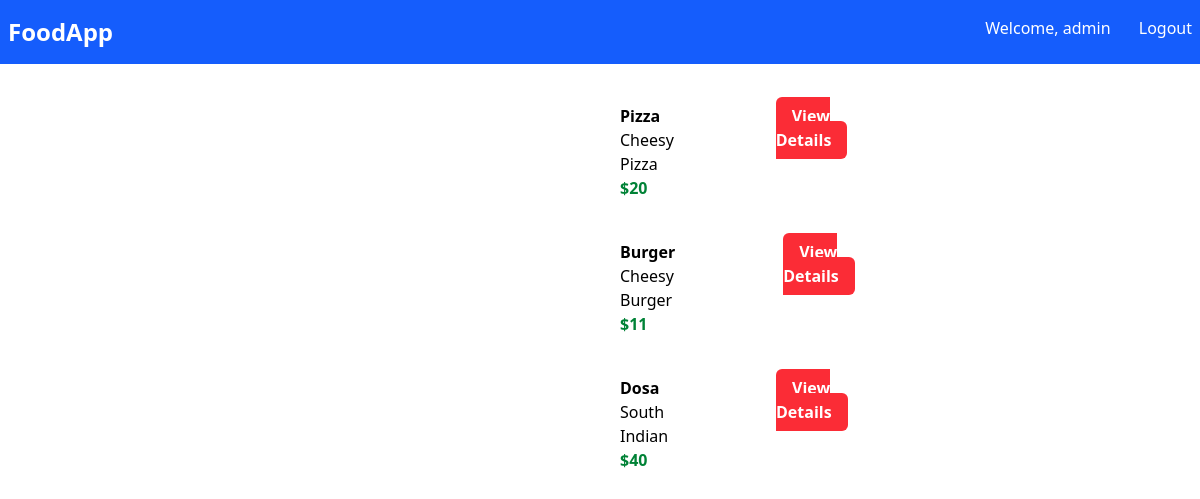
/myapp/index/ (signed in), run on an earlier commit of the app's database.
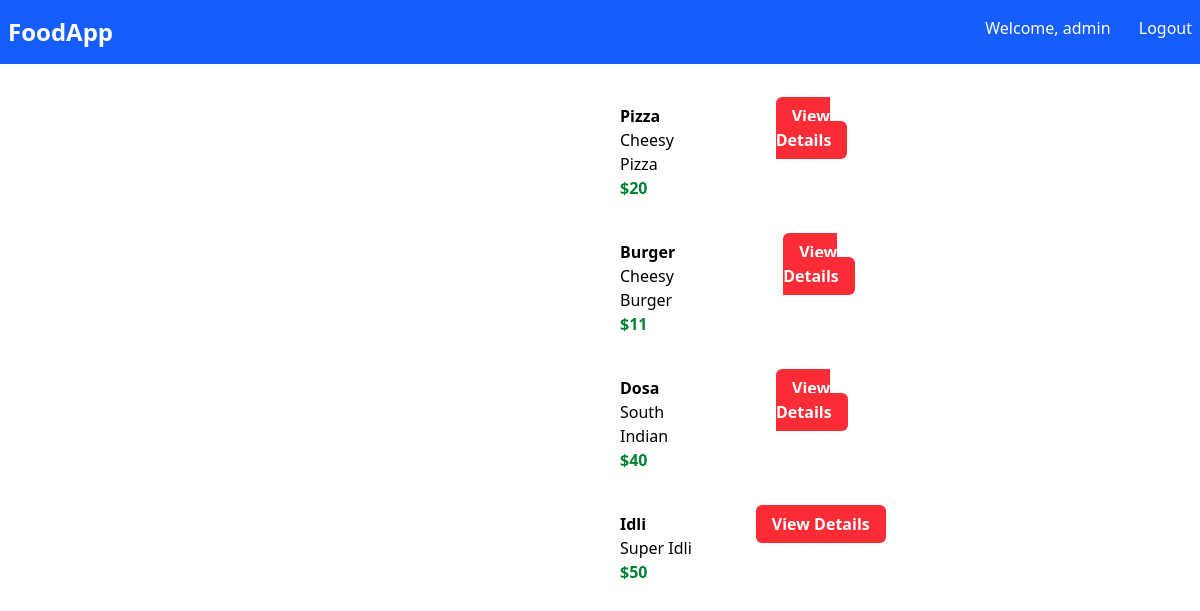
And on a later commit of the database.
### myapp/models.py (models this page shows, shortened)
class Item(models.Model):
    item_name = models.CharField(max_length=200)
    item_desc = models.CharField()
    item_price = models.IntegerField()
    item_image = models.CharField(max_length=500, default='https://storage.googleapis.com/ds-builder-bucket/000_menu_placeholder.png')

### myapp/views.py (the view)
# urls.py: path('index/', views.index,name='index'),
@login_required
def index(request):
    item_list = Item.objects.all()
    context = {
        'item_list': item_list
    }
    return render(request,"myapp/index.html",context) #Rendering the html template

### myapp/templates/myapp/index.html (shortened to what this page needs)
{% extends 'myapp/base.html' %}
{% block body %}
<div>
    {% for item in item_list %}
    <div class="flex m-10 w-1/2 mx-auto">
        <div>
        </div>
        <div class="mx-16">
            <div class="font-bold">{{item.item_name}}</div>
            <div>{{item.item_desc}}</div>
            <div class="text-green-700 font-bold">${{item.item_price}}</div>
        </div>
            <div>
                <a class="bg-red-500 text-white font-bold px-4 py-2 rounded-md"href="{% url 'myapp:detail' item.id %}">View Details</a>
            </div>
    </div>
    {% endfor %}
</div>
{% endblock %}

What changed in the data, as far as the page shows it:
added Item: item_name "Idli", item_desc "Super Idli", item_price "50"
